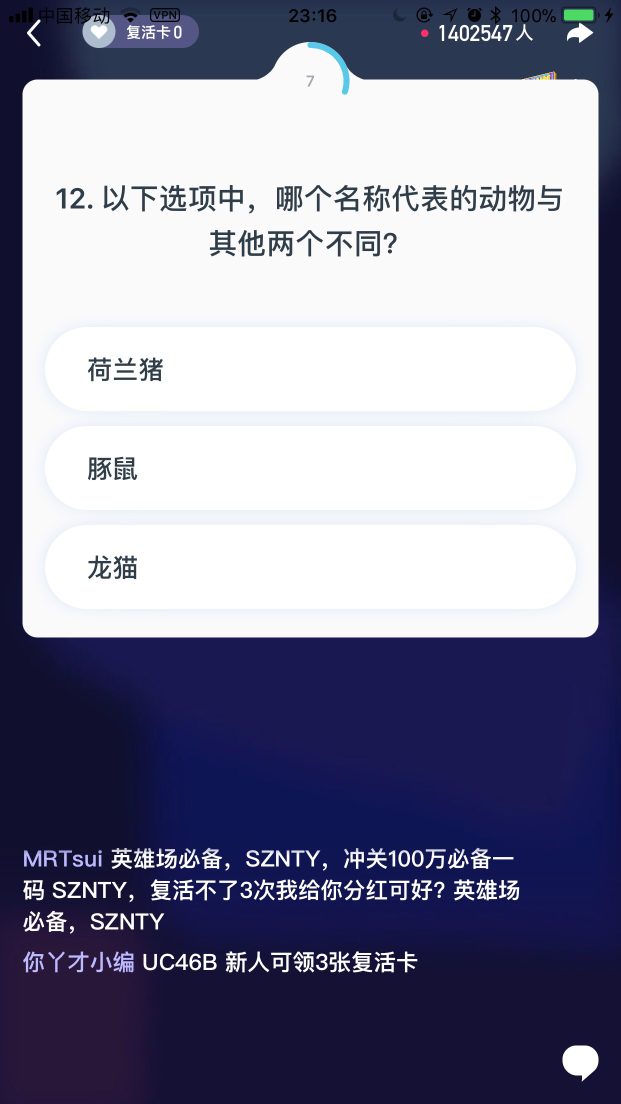
#> input picture screenshot.png, 1242 x 2208 px (shown at 1/2 size)
$ python GetImgTool.py
#> lines starting #> are read from the running program, lines starting #| are printed output that depends on the picture
# -*- coding: utf-8 -*-

# @Author  : wowliao
# @Time    : 2018/1/16 00:40
# @desc    : adb 获取截屏，截取图片


from PIL import Image
import os
import matplotlib.pyplot as plt

def pull_screenshot():
    os.system('adb shell screencap -p /sdcard/screenshot.png')
    os.system('adb pull /sdcard/screenshot.png .')

pull_screenshot()
img = Image.open("./screenshot.png")
#> img is the input picture: PIL image 1242x2208 RGB; mean R, G, B 133, 133.4, 155.9

# 用 matplot 查看测试分辨率，切割问题和选项区域
#region = img.crop((75, 315, 1167, 789)) # iPhone 7P

question  = img.crop((45, 240, 1200, 600)) # iPhone 7P
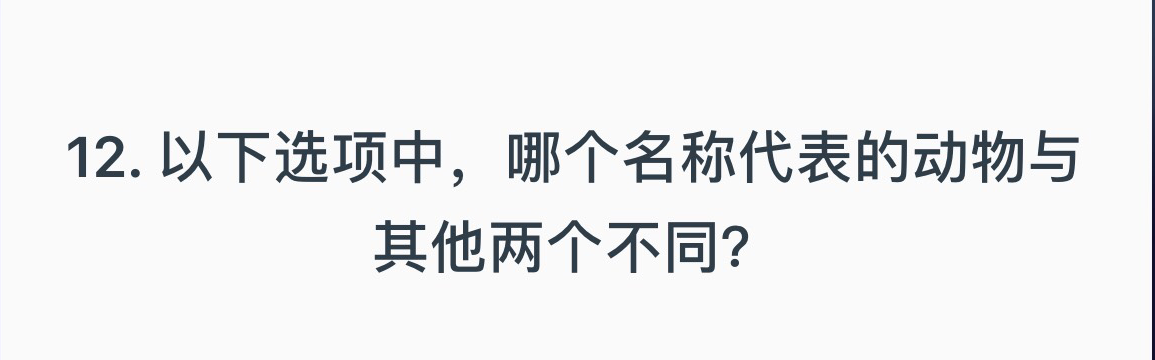
#> question: PIL image 1155x360 RGB; mean R, G, B 238, 238.7, 239.5
choices = img.crop((58, 580, 1216, 1280))
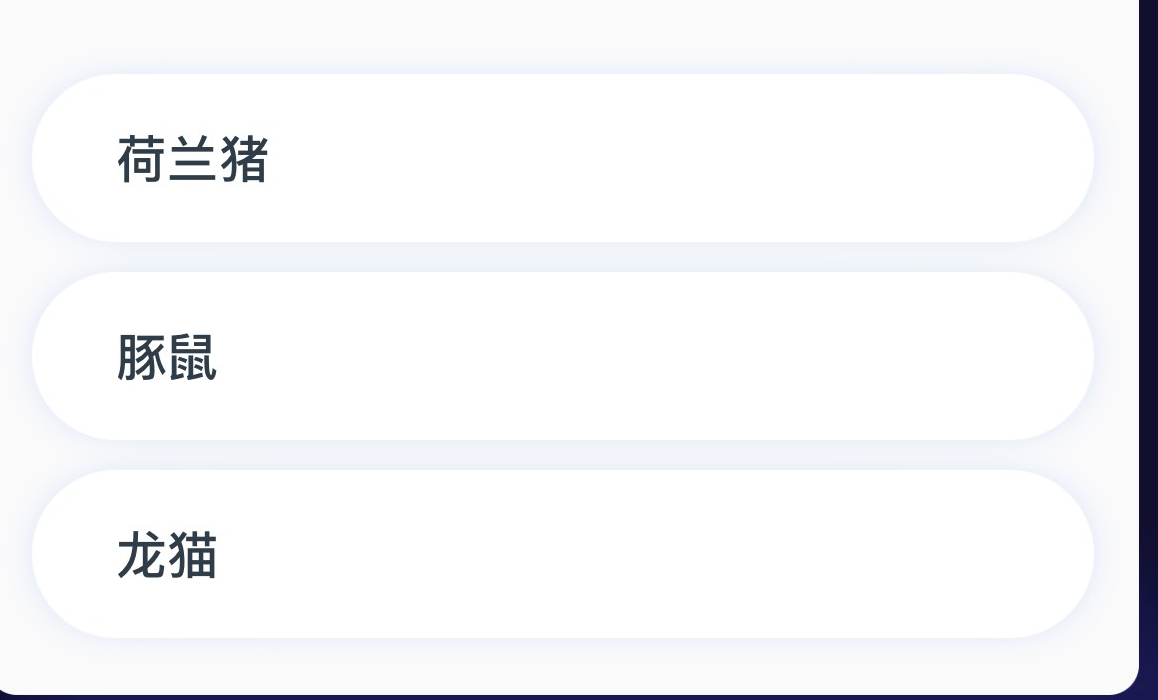
#> choices: PIL image 1158x700 RGB; mean R, G, B 244.6, 245.1, 247

plt.subplot(221)
im = plt.imshow(img, animated=True)
plt.subplot(222)
im2 = plt.imshow(question, animated=True)
plt.subplot(212)
im3 = plt.imshow(choices, animated=True)
plt.show()
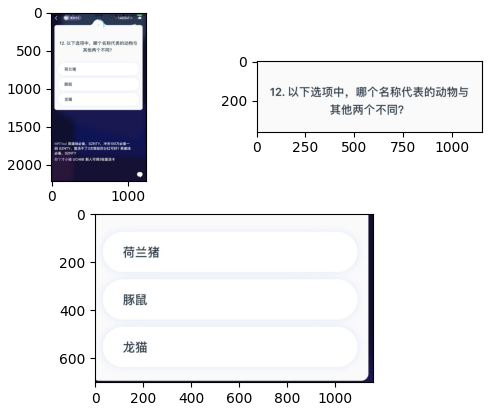
#> figure drawn by matplotlib, 3 panels
